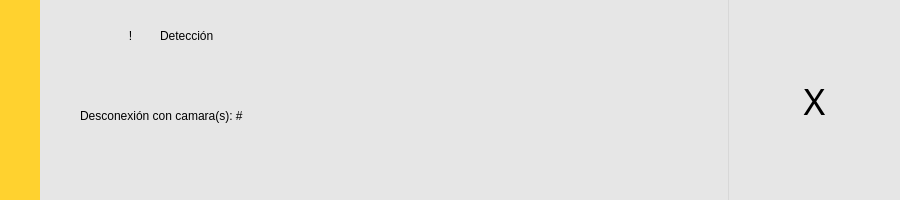
<?xml version="1.0" encoding="UTF-8"?>
<ui version="4.0">
 <class>Dialog</class>
 <widget class="QDialog" name="Dialog">
  <property name="geometry">
   <rect>
    <x>0</x>
    <y>0</y>
    <width>900</width>
    <height>200</height>
   </rect>
  </property>
  <property name="windowTitle">
   <string>Dialog</string>
  </property>
  <property name="styleSheet">
   <string notr="true">*{
font: 20pt &quot;Ubuntu&quot;;
}</string>
  </property>
  <layout class="QGridLayout" name="gridLayout">
   <property name="leftMargin">
    <number>0</number>
   </property>
   <property name="topMargin">
    <number>0</number>
   </property>
   <property name="rightMargin">
    <number>0</number>
   </property>
   <property name="bottomMargin">
    <number>0</number>
   </property>
   <property name="spacing">
    <number>0</number>
   </property>
   <item row="0" column="0">
    <widget class="QWidget" name="widget" native="true">
     <property name="styleSheet">
      <string notr="true">background-color: rgb(230, 230, 230);
border-left: 40px solid;
border-color: rgb(255, 210, 47);</string>
     </property>
     <layout class="QGridLayout" name="gridLayout_2" rowstretch="0" columnstretch="80,0,20">
      <property name="leftMargin">
       <number>40</number>
      </property>
      <property name="topMargin">
       <number>0</number>
      </property>
      <property name="rightMargin">
       <number>0</number>
      </property>
      <property name="bottomMargin">
       <number>0</number>
      </property>
      <property name="spacing">
       <number>0</number>
      </property>
      <item row="0" column="2">
       <widget class="QPushButton" name="pushButton">
        <property name="sizePolicy">
         <sizepolicy hsizetype="Minimum" vsizetype="Preferred">
          <horstretch>0</horstretch>
          <verstretch>0</verstretch>
         </sizepolicy>
        </property>
        <property name="font">
         <font>
          <family>Arial Rounded MT Bold</family>
          <pointsize>28</pointsize>
          <italic>false</italic>
          <bold>false</bold>
         </font>
        </property>
        <property name="styleSheet">
         <string notr="true">QPushButton{
border:none;
	font: 28pt &quot;Arial Rounded MT Bold&quot;;
}
QPushButton:hover{
background-color: rgb(76, 165, 34);
}</string>
        </property>
        <property name="text">
         <string>X</string>
        </property>
        <property name="autoDefault">
         <bool>true</bool>
        </property>
        <property name="default">
         <bool>false</bool>
        </property>
        <property name="flat">
         <bool>false</bool>
        </property>
       </widget>
      </item>
      <item row="0" column="0">
       <widget class="QWidget" name="widget_2" native="true">
        <property name="styleSheet">
         <string notr="true">border:none;</string>
        </property>
        <widget class="QLabel" name="label_2">
         <property name="geometry">
          <rect>
           <x>40</x>
           <y>90</y>
           <width>351</width>
           <height>51</height>
          </rect>
         </property>
         <property name="styleSheet">
          <string notr="true">background-color: none;</string>
         </property>
         <property name="text">
          <string>Desconexión con camara(s): #</string>
         </property>
        </widget>
        <widget class="QLabel" name="label">
         <property name="geometry">
          <rect>
           <x>120</x>
           <y>20</y>
           <width>141</width>
           <height>31</height>
          </rect>
         </property>
         <property name="styleSheet">
          <string notr="true">background-color: none;</string>
         </property>
         <property name="text">
          <string>Detección</string>
         </property>
        </widget>
        <widget class="QLabel" name="label_3">
         <property name="geometry">
          <rect>
           <x>80</x>
           <y>20</y>
           <width>21</width>
           <height>31</height>
          </rect>
         </property>
         <property name="text">
          <string>!</string>
         </property>
         <property name="alignment">
          <set>Qt::AlignCenter</set>
         </property>
        </widget>
       </widget>
      </item>
      <item row="0" column="1">
       <widget class="Line" name="line">
        <property name="styleSheet">
         <string notr="true">border:none;
border-right: 1px solid;
border-color: rgb(216, 216, 216);
</string>
        </property>
        <property name="orientation">
         <enum>Qt::Vertical</enum>
        </property>
       </widget>
      </item>
     </layout>
    </widget>
   </item>
  </layout>
 </widget>
 <resources/>
 <connections/>
</ui>
